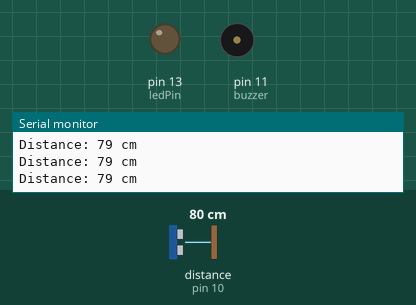
Simulated run of this sketch. Board: Arduino Uno, built with avr-gcc and run on an emulated ATmega328P. Parts: output pins drawn as LEDs (lit = HIGH), buzzer (waves = sounding, pin HIGH), the last lines printed to the serial monitor. Wiring (inferred from the names in the program): ultrasonic range finder: trigger pin 9; echo pin 10. Inputs (shaded band) come from the test bench; at power-on: distance to the obstacle (sensor on pin 10) 80 cm. The echo pulse lasts 58.3 µs per cm; pins used as bus, display or sensor lines are not drawn.

Above: at 1.2 s.
1.3 s: distance to the obstacle (sensor on pin 10) set to 24 cm
2.8 s: distance to the obstacle (sensor on pin 10) set to 20 cm
At 3.5 s:
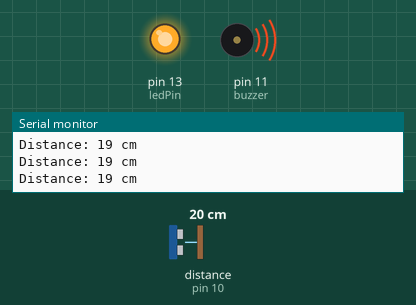
4.3 s: distance to the obstacle (sensor on pin 10) set to 35 cm
At 5.5 s:
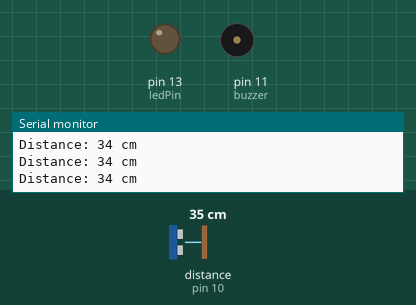
5.8 s: distance to the obstacle (sensor on pin 10) set to 4 cm
At 7.1 s:
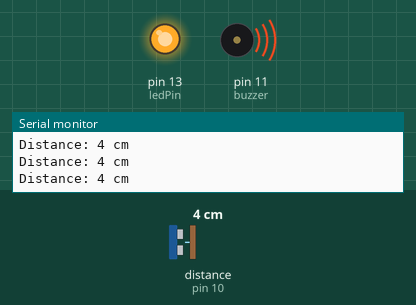
Timing chart, 0 to 8.3 s (numbered marks = the images above; inputs shaded):
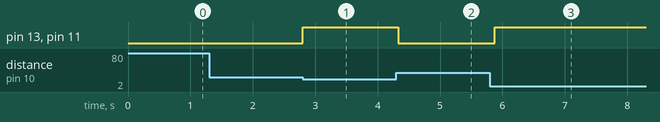

The sketch:

miniproject.ino
```cpp
  const int trigPin = 9;
const int echoPin = 10;
const int buzzer = 11;
const int ledPin = 13;

long duration;
int distance;

void setup() {
  pinMode(trigPin, OUTPUT);
  pinMode(echoPin, INPUT);
  pinMode(buzzer, OUTPUT);
  pinMode(ledPin, OUTPUT);

  Serial.begin(9600);
}

void loop() {

  // Send ultrasonic pulse
  digitalWrite(trigPin, LOW);
  delayMicroseconds(2);

  digitalWrite(trigPin, HIGH);
  delayMicroseconds(10);
  digitalWrite(trigPin, LOW);

  // Read echo with timeout
  duration = pulseIn(echoPin, HIGH, 30000);

  // Calculate distance
  if (duration == 0) {
    distance = -1;
  } else {
    distance = duration * 0.0343 / 2;
  }

  // Obstacle detection
  if (distance > 0 && distance <= 20) {

    digitalWrite(buzzer, HIGH);
    digitalWrite(ledPin, HIGH);

  } else {

    digitalWrite(buzzer, LOW);
    digitalWrite(ledPin, LOW);
  }

  // Display distance
  Serial.print("Distance: ");
  Serial.print(distance);
  Serial.println(" cm");

  delay(100);
}
```

Measured:
- the behaviour switches between 22 and 21 cm on distance to the obstacle (sensor on pin 10) (found by bisection; images 0 and 1)
- after the input at 2.8 s, pin 13 (ledPin), pin 11 (buzzer): LOW → HIGH at once
- after the input at 4.3 s, pin 13 (ledPin), pin 11 (buzzer): HIGH → LOW at once
- after the input at 5.8 s, pin 13 (ledPin), pin 11 (buzzer): LOW → HIGH after 0.07 s
